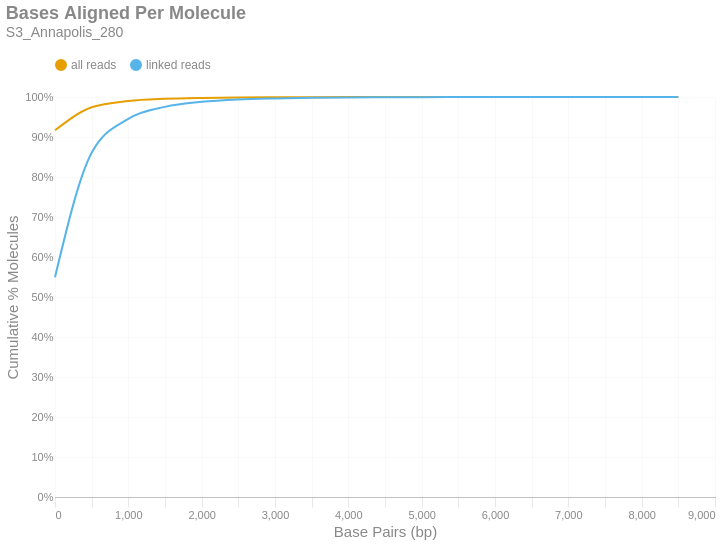

The notebook cell saved with this chart:
### Markdown cell above
### Bases Aligned Per Molecule
This is a cumulative frequency distribution showing the number of base pairs aligned per unique molecule. These data are shown in 500 bp bins. There are two distributions: one with `all reads` (yellow) and another with only `linked reads` (blue). The percent of molecules in the `linked reads` distribution is relative to the total number of linked molecules.

### Code cell
if SKIPLR:
    print_html(f"Skipped")
else:
    binned_df = consolidated_hist(valids['aligned_bp'], mask, 500, True)
    with SafeRender(binned_df):
        (
            density_plot(binned_df, 'Bases Aligned Per Molecule', samplename, 'basesper')
            .encode(
                x=alt.X('bin:Q', title="Base Pairs (bp)").axis(tickMinStep=500).scale(padding=0),
                y=alt.Y('value:Q', title='Cumulative % Molecules')
                    .axis(format='%')
                    .scale(domain = [0,1])
                    .stack(False),
                color=alt.Color("key:N").scale(domain = ["all reads", "linked reads"]),
                tooltip = [
                    alt.Tooltip("key:N", title = "Data Type"),
                    alt.Tooltip("range_label:N", title="Bases Aligned Per Molecule"),
                    alt.Tooltip("value:Q", format = ".2%", title="% Molecules (Cum.)")
                ]
            )
        ).display()

### Figure 1 — Vega-Lite specification as saved in the notebook (floating-point values rounded to 4 significant figures)
{"width": "container", "height": 400, "config": {"title": {"anchor": "start", "dy": -15, "fontSize": 18, "color": "#888888", "subtitleColor": "#888888", "subtitleFontSize": 14}, "arc": {"fill": "#0072B2"}, "axis": {"domainColor": "#888888", "domainWidth": 0.5, "gridWidth": 0.2, "grid": false, "titleFontWeight": 400, "titleFontSize": 15, "labelFontSize": 11, "labelColor": "#888888", "tickColor": "#888888", "tickWidth": 0.2, "titleColor": "#888888"}, "axisBand": {"grid": false}, "axisX": {"grid": true, "tickSize": 10, "domainCap": "round"}, "axisY": {"domain": false, "grid": true, "tickSize": 0, "domainCap": "round"}, "background": "transparent", "header": {"labelFontSize": 15, "labelColor": "#888888", "titleFontSize": 15, "titleFontWeight": 600, "titleColor": "#888888"}, "legend": {"labelFont": "sans-serif", "labelFontSize": 12, "labelColor": "#888888", "symbolSize": 100, "symbolType": "circle", "titleFontSize": 12, "titlePadding": 10, "titleColor": "#888888", "title": null, "orient": "top"}, "range": {"category": ["#E69F00", "#56B4E9", "#009E73", "#F0E442", "#0072B2", "#D55E00", "#CC79A7", "#000000"], "diverging": ["#cfe8f3", "#a2d4ec", "#73bfe2", "#46abdb", "#1696d2", "#12719e"]}, "area": {"fill": "#0072B2", "fillOpacity": 0.7, "line": true, "strokeOpacity": 0.7}, "line": {"color": "#0072B2", "stroke": "#0072B2", "strokeWidth": 2}, "trail": {"color": "#0072B2", "stroke": "#0072B2", "strokeWidth": 0, "size": 1}, "point": {"filled": true, "fillOpacity": 1.0, "size": 95}, "text": {"color": "#888888", "fontSize": 11, "align": "right", "fontWeight": 400, "size": 11}, "bar": {"fill": "#0072B2", "stroke": null}, "view": {"stroke": null, "continuousWidth": 660, "continuousHeight": 400}}, "data": {"name": "data-0215b9d343d155f6dd61506c9c43d3bf"}, "mark": {"type": "line", "interpolate": "monotone", "point": {"opacity": 0, "size": 275}}, "encoding": {"color": {"field": "key", "scale": {"domain": ["all reads", "linked reads"]}, "type": "nominal"}, "tooltip": [{"field": "key", "title": "Data Type", "type": "nominal"}, {"field": "range_label", "title": "Bases Aligned Per Molecule", "type": "nominal"}, {"field": "value", "format": ".2%", "title": "% Molecules (Cum.)", "type": "quantitative"}], "x": {"axis": {"tickMinStep": 500}, "field": "bin", "scale": {"padding": 0}, "title": "Base Pairs (bp)", "type": "quantitative"}, "y": {"axis": {"format": "%"}, "field": "value", "scale": {"domain": [0, 1]}, "stack": false, "title": "Cumulative % Molecules", "type": "quantitative"}}, "params": [{"name": "param_c36ac31b6afebe62", "select": {"type": "point", "fields": ["key"]}, "bind": "legend"}], "title": {"text": "Bases Aligned Per Molecule", "subtitle": "S3_Annapolis_280"}, "transform": [{"fold": ["all reads (cumsum)", "linked reads (cumsum)"]}, {"calculate": "replace(datum.key, ' (cumsum)', '')", "as": "key"}, {"filter": {"param": "param_c36ac31b6afebe62"}}], "usermeta": {"embedOptions": {"downloadFileName": "S3_Annapolis_280.basesper"}}, "$schema": "https://vega.github.io/schema/vega-lite/v6.1.0.json", "datasets": {"data-0215b9d343d155f6dd61506c9c43d3bf": [{"bin": "0.0", "interval": "0.0-500.0", "all reads": 0.9168, "linked reads": 0.5494, "all reads (cumsum)": 0.9168, "linked reads (cumsum)": 0.5494, "range_label": "0-499"}, {"bin": "500.0", "interval": "500.0-1000.0", "all reads": 0.05753, "linked reads": 0.3112, "all reads (cumsum)": 0.9743, "linked reads (cumsum)": 0.8606, "range_label": "500-999"}, {"bin": "1000.0", "interval": "1000.0-1500.0", "all reads": 0.01566, "linked reads": 0.08487, "all reads (cumsum)": 0.9899, "linked reads (cumsum)": 0.9455, "range_label": "1000-1499"}, {"bin": "1500.0", "interval": "1500.0-2000.0", "all reads": 0.0055, "linked reads": 0.02982, "all reads (cumsum)": 0.9954, "linked reads (cumsum)": 0.9753, "range_label": "1500-1999"}, {"bin": "2000.0", "interval": "2000.0-2500.0", "all reads": 0.002321, "linked reads": 0.01258, "all reads (cumsum)": 0.9978, "linked reads (cumsum)": 0.9879, "range_label": "2000-2499"}, {"bin": "2500.0", "interval": "2500.0-3000.0", "all reads": 0.001112, "linked reads": 0.006025, "all reads (cumsum)": 0.9989, "linked reads (cumsum)": 0.9939, "range_label": "2500-2999"}, {"bin": "3000.0", "interval": "3000.0-3500.0", "all reads": 0.0004805, "linked reads": 0.002605, "all reads (cumsum)": 0.9994, "linked reads (cumsum)": 0.9965, "range_label": "3000-3499"}, {"bin": "3500.0", "interval": "3500.0-4000.0", "all reads": 0.0002725, "linked reads": 0.001477, "all reads (cumsum)": 0.9996, "linked reads (cumsum)": 0.998, "range_label": "3500-3999"}, {"bin": "4000.0", "interval": "4000.0-4500.0", "all reads": 0.0001649, "linked reads": 0.0008941, "all reads (cumsum)": 0.9998, "linked reads (cumsum)": 0.9989, "range_label": "4000-4499"}, {"bin": "4500.0", "interval": "4500.0-5000.0", "all reads": 7.41e-05, "linked reads": 0.0004017, "all reads (cumsum)": 0.9999, "linked reads (cumsum)": 0.9993, "range_label": "4500-4999"}, {"bin": "5000.0", "interval": "5000.0-5500.0", "all reads": 5.498e-05, "linked reads": 0.000298, "all reads (cumsum)": 0.9999, "linked reads (cumsum)": 0.9996, "range_label": "5000-5499"}, {"bin": "5500.0", "interval": "5500.0-6000.0", "all reads": 3.108e-05, "linked reads": 0.0001685, "all reads (cumsum)": 1.0, "linked reads (cumsum)": 0.9997, "range_label": "5500-5999"}, {"bin": "6000.0", "interval": "6000.0-6500.0", "all reads": 2.629e-05, "linked reads": 0.0001425, "all reads (cumsum)": 1.0, "linked reads (cumsum)": 0.9999, "range_label": "6000-6499"}, {"bin": "6500.0", "interval": "6500.0-7000.0", "all reads": 1.195e-05, "linked reads": 6.479e-05, "all reads (cumsum)": 1.0, "linked reads (cumsum)": 0.9999, "range_label": "6500-6999"}, {"bin": "7000.0", "interval": "7000.0-7500.0", "all reads": 0.0, "linked reads": 0.0, "all reads (cumsum)": 1.0, "linked reads (cumsum)": 0.9999, "range_label": "7000-7499"}, {"bin": "7500.0", "interval": "7500.0-8000.0", "all reads": 7.171e-06, "linked reads": 3.887e-05, "all reads (cumsum)": 1.0, "linked reads (cumsum)": 1.0, "range_label": "7500-7999"}, {"bin": "8000.0", "interval": "8000.0-8500.0", "all reads": 0.0, "linked reads": 0.0, "all reads (cumsum)": 1.0, "linked reads (cumsum)": 1.0, "range_label": "8000-8499"}, {"bin": "8500.0", "interval": "8500.0-9000.0", "all reads": 2.39e-06, "linked reads": 1.296e-05, "all reads (cumsum)": 1.0, "linked reads (cumsum)": 1.0, "range_label": "8500-8999"}]}}
